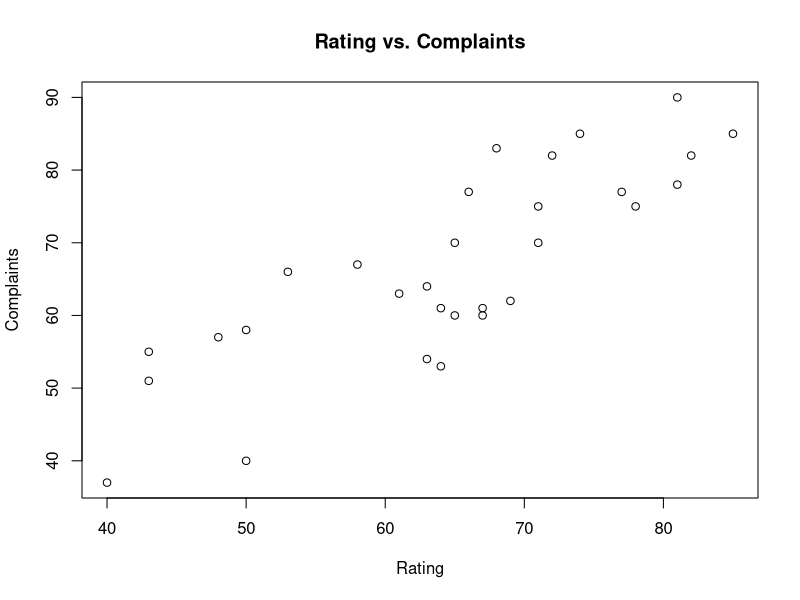
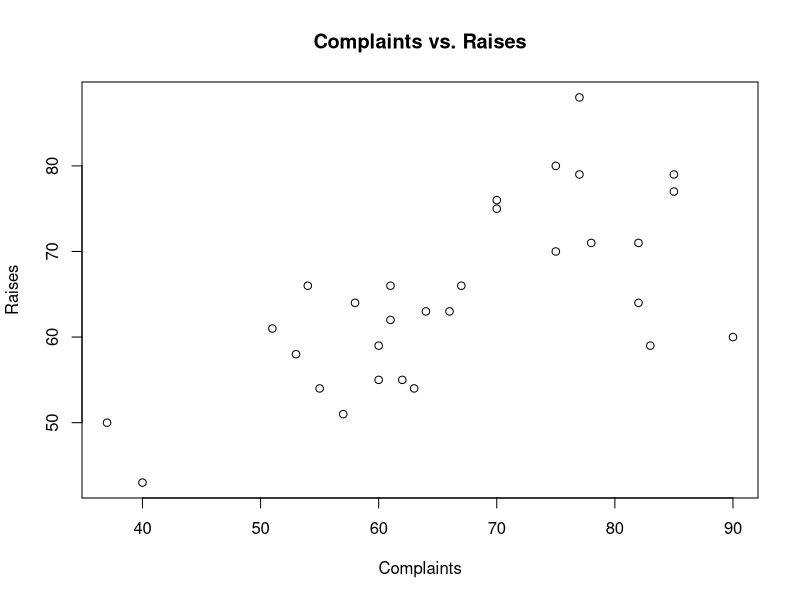
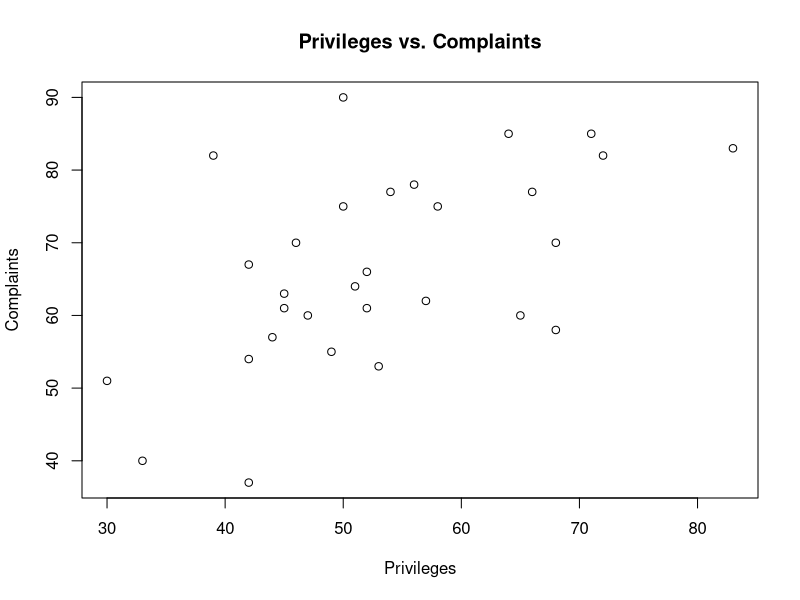
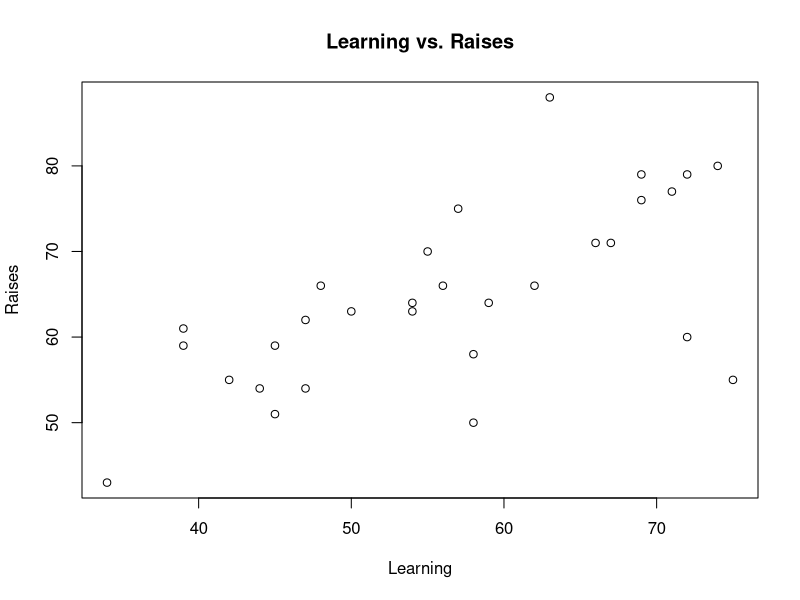
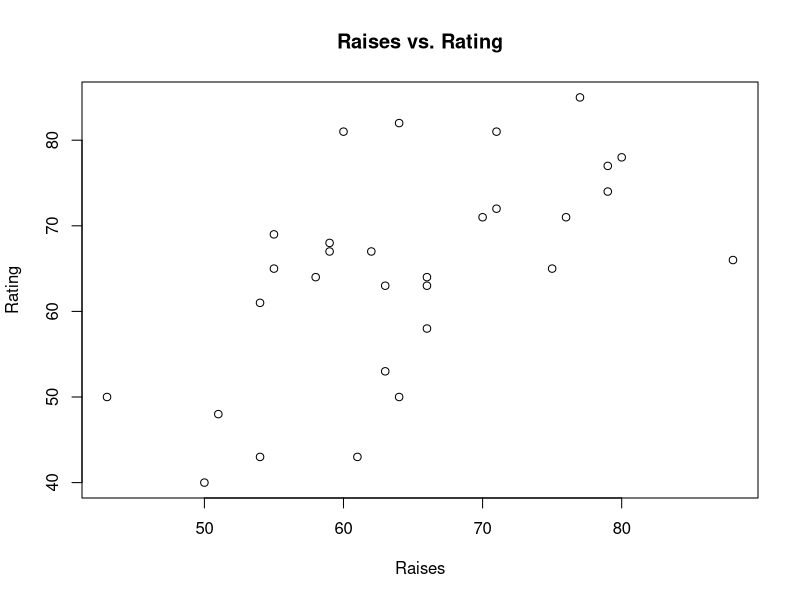
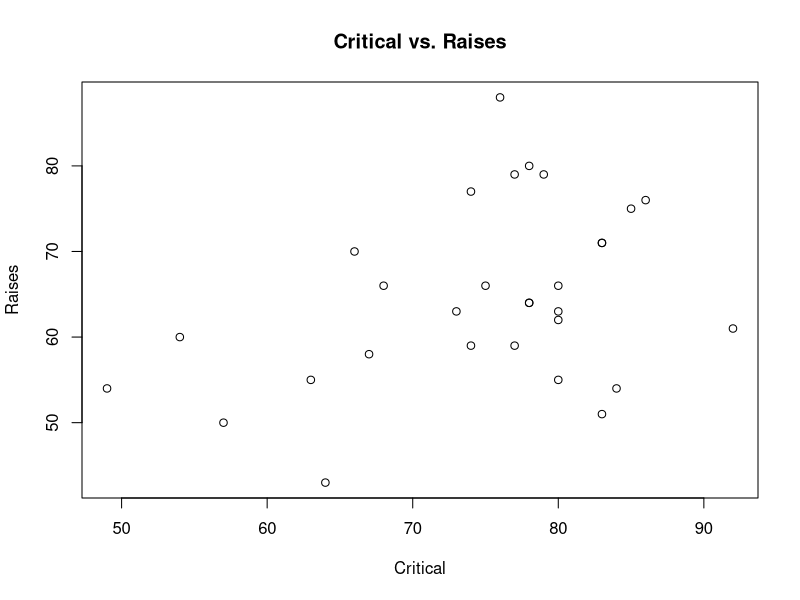
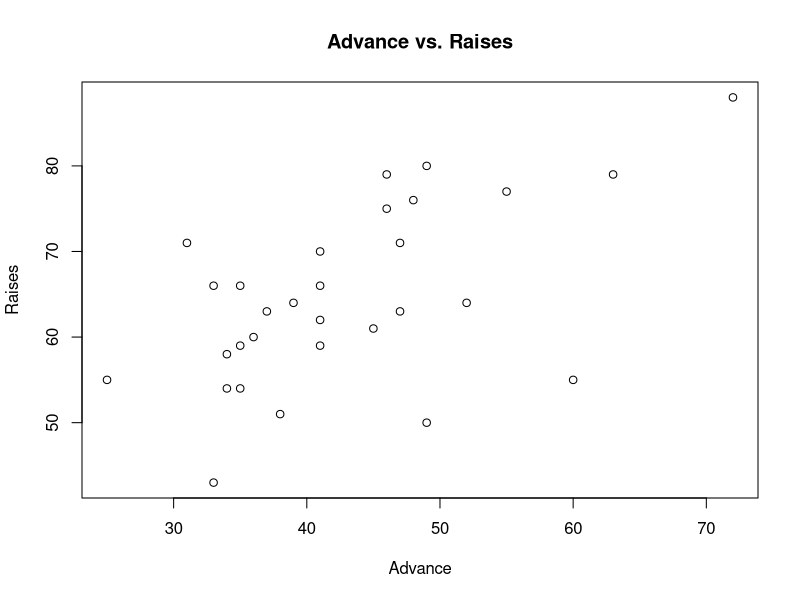
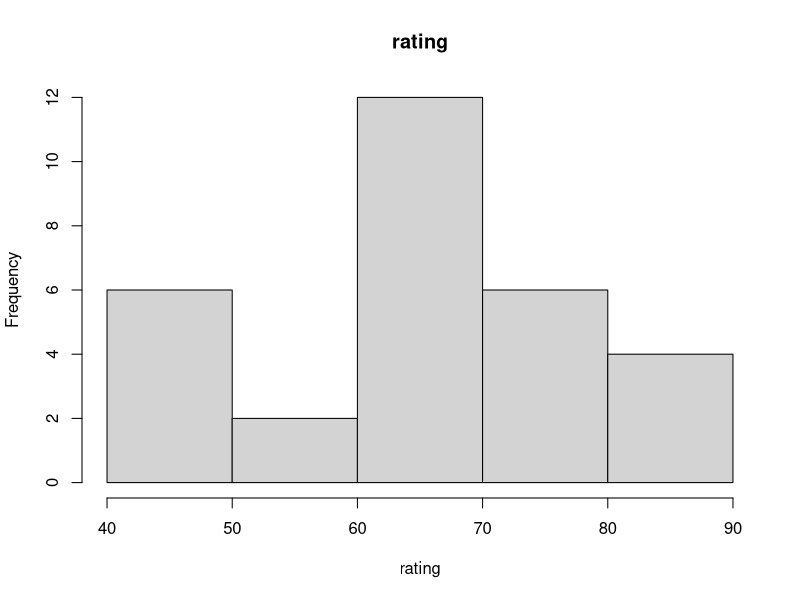

Write the R code that produced these figures, in order.
## ---- chunk 1
data(attitude)

# Part 1: Central Tendency

print("Mean")
apply(attitude, 2, mean)
print("Median")
apply(attitude, 2, median)
print("Mode")
apply(attitude, 2, mode)
getmode <- function(v) {
  uniqv <- unique(v)
  uniqv[which.max(tabulate(match(v, uniqv)))]
}
apply(attitude, 2, getmode)
print("Max")
apply(attitude, 2, max)
print("Min")
apply(attitude, 2, min)
print("Range")
apply(attitude, 2, range)
print("Quantile")
apply(attitude, 2, quantile)
print("IQR")
apply(attitude, 2, IQR)
print("Variance")
var(attitude)
print("Standard Deviation")
apply(attitude, 2, sd)
var(attitude)^0.5
print("Correlation")
cor(attitude)

# Check
summary(attitude)

# Part 2: Plotting

# make scatterplot for rating and complaints
plot(attitude$rating, attitude$complaints, xlab="Rating", ylab="Complaints", main="Rating vs. Complaints")
# make scatterplot for complaints and raises
plot(attitude$complaints, attitude$raises, xlab="Complaints", ylab="Raises", main="Complaints vs. Raises")
# make scatterplot for privileges and complaints
plot(attitude$privileges, attitude$complaints, xlab="Privileges", ylab="Complaints", main="Privileges vs. Complaints")
# make scatterplot for learning and raises
plot(attitude$learning, attitude$raises, xlab="Learning", ylab="Raises", main="Learning vs. Raises")
# make scatterplot for raises and rating
plot(attitude$raises, attitude$rating, xlab="Raises", ylab="Rating", main="Raises vs. Rating")
# make scatterplot for critical and raises
plot(attitude$critical, attitude$raises, xlab="Critical", ylab="Raises", main="Critical vs. Raises")
# make scatterplot for advance and raises
plot(attitude$advance, attitude$raises, xlab="Advance", ylab="Raises", main="Advance vs. Raises")

# make a histogram for all variables
for (i in 1:ncol(attitude)) {
  hist(attitude[,i], main=names(attitude)[i], xlab=names(attitude)[i])
}

# make boxplot
par(mfrow=c(1,1))
boxplot(attitude, main="Boxplot for Attitude Data", xlab="Variables")

# Part 3: Matrix of Scatterplot, Histogram, and Boxplot
# make a matrix of scatterplots
pairs(attitude)
par(mfrow=c(3,3))
plot(attitude$rating, attitude$complaints, xlab="Rating", ylab="Complaints", main="Rating vs. Complaints")
plot(attitude$complaints, attitude$raises, xlab="Complaints", ylab="Raises", main="Complaints vs. Raises")
plot(attitude$privileges, attitude$complaints, xlab="Privileges", ylab="Complaints", main="Privileges vs. Complaints")
plot(attitude$learning, attitude$raises, xlab="Learning", ylab="Raises", main="Learning vs. Raises")
plot(attitude$raises, attitude$rating, xlab="Raises", ylab="Rating", main="Raises vs. Rating")
plot(attitude$critical, attitude$raises, xlab="Critical", ylab="Raises", main="Critical vs. Raises")
plot(attitude$advance, attitude$raises, xlab="Advance", ylab="Raises", main="Advance vs. Raises")

# make a matrix of histograms
par(mfrow=c(3,3))
for (i in 1:ncol(attitude)) {
  hist(attitude[,i], main=names(attitude)[i], xlab=names(attitude)[i])
}

# make a matrix of boxplots
par(mfrow=c(3,3))
for (i in 1:ncol(attitude)) {
  boxplot(attitude[,i], main=names(attitude)[i], xlab=names(attitude)[i])
}
